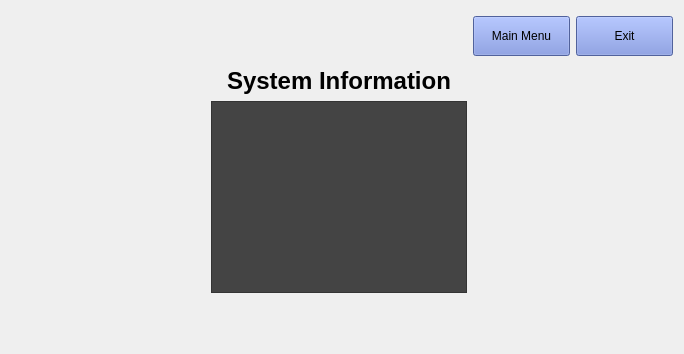
      <widget class="QWidget" name="sysInfoPage">
       <layout class="QHBoxLayout" name="horizontalLayout_25">
        <item>
         <layout class="QGridLayout" name="gridLayout_6">
          <item row="2" column="0">
           <spacer name="horizontalSpacer_20">
            <property name="orientation">
             <enum>Qt::Horizontal</enum>
            </property>
            <property name="sizeType">
             <enum>QSizePolicy::Minimum</enum>
            </property>
            <property name="sizeHint" stdset="0">
             <size>
              <width>200</width>
              <height>40</height>
             </size>
            </property>
           </spacer>
          </item>
          <item row="0" column="1">
           <spacer name="verticalSpacer_20">
            <property name="orientation">
             <enum>Qt::Vertical</enum>
            </property>
            <property name="sizeType">
             <enum>QSizePolicy::Minimum</enum>
            </property>
            <property name="sizeHint" stdset="0">
             <size>
              <width>20</width>
              <height>50</height>
             </size>
            </property>
           </spacer>
          </item>
          <item row="1" column="1">
           <widget class="QLabel" name="sysInfoLabel">
            <property name="font">
             <font>
              <family>Arial</family>
              <pointsize>18</pointsize>
              <bold>true</bold>
             </font>
            </property>
            <property name="text">
             <string>System Information</string>
            </property>
            <property name="alignment">
             <set>Qt::AlignCenter</set>
            </property>
           </widget>
          </item>
          <item row="2" column="1">
           <widget class="QTableWidget" name="tableWidget">
            <property name="styleSheet">
             <string notr="true">QTableWidget { 
background-color: #444444;
color: white;
}</string>
            </property>
           </widget>
          </item>
          <item row="2" column="2">
           <spacer name="horizontalSpacer_21">
            <property name="orientation">
             <enum>Qt::Horizontal</enum>
            </property>
            <property name="sizeType">
             <enum>QSizePolicy::Minimum</enum>
            </property>
            <property name="sizeHint" stdset="0">
             <size>
              <width>200</width>
              <height>20</height>
             </size>
            </property>
           </spacer>
          </item>
          <item row="3" column="1">
           <spacer name="verticalSpacer_21">
            <property name="orientation">
             <enum>Qt::Vertical</enum>
            </property>
            <property name="sizeType">
             <enum>QSizePolicy::Minimum</enum>
            </property>
            <property name="sizeHint" stdset="0">
             <size>
              <width>20</width>
              <height>50</height>
             </size>
            </property>
           </spacer>
          </item>
          <item row="0" column="2">
           <layout class="QHBoxLayout" name="horizontalLayout_24">
            <item>
             <widget class="QPushButton" name="goToMenuSysPageBtn">
              <property name="minimumSize">
               <size>
                <width>0</width>
                <height>40</height>
               </size>
              </property>
              <property name="styleSheet">
               <string notr="true">QPushButton {
background-color: #7289da
}</string>
              </property>
              <property name="text">
               <string>Main Menu</string>
              </property>
             </widget>
            </item>
            <item>
             <widget class="QPushButton" name="exitBtnSysPage">
              <property name="minimumSize">
               <size>
                <width>0</width>
                <height>40</height>
               </size>
              </property>
              <property name="styleSheet">
               <string notr="true">QPushButton {
background-color: #7289da
}</string>
              </property>
              <property name="text">
               <string>Exit</string>
              </property>
             </widget>
            </item>
           </layout>
          </item>
         </layout>
        </item>
       </layout>
      </widget>
